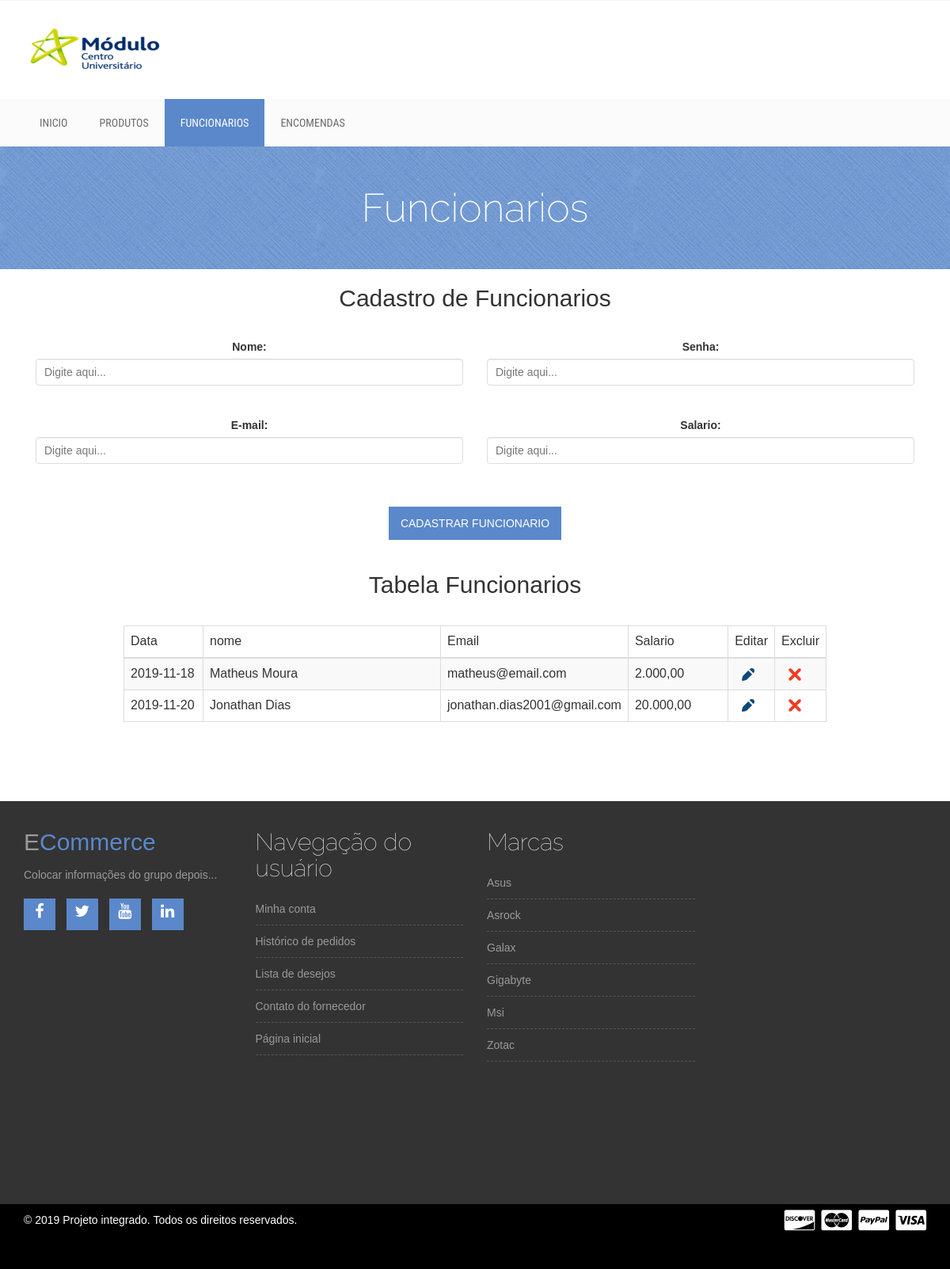
The page /site/admin2.php (signed in) on the database its author committed.
### tables this page shows
CREATE TABLE `funcionario` (
  `idFuncionario` int(11) NOT NULL,
  `nome` varchar(255) DEFAULT NULL,
  `salario` int(20) DEFAULT NULL,
  `email` varchar(150) DEFAULT NULL,
  `senha` varchar(45) DEFAULT NULL,
  `data_cadastro` date DEFAULT NULL
);

### site/classes/Funcoes.class.php (called while the page is built, shortened)
<?php
class Funcoes {
    public function tratarCaracter($vlr, $tipo){
	switch($tipo){
            case 2: $rst = utf8_encode($vlr); break;
        }
        return $rst;
    }
    public function base64($vlr, $tipo){
        switch($tipo){
            case 1: $rst = base64_encode($vlr); break;
        }
        return $rst;
    }
}
?>

### site/classes/Funcionario.class.php (called while the page is built, shortened)
<?php
include_once "Conexao.class.php";
include_once "Funcoes.class.php";
class Funcionario {
    private $con;
    public function __construct(){
        $this->con = new Conexao();
    }
    public function querySelect(){
        try{
            $cst = $this->con->conectar()->prepare("SELECT `idFuncionario`, `nome`, `salario`, `email`, `data_cadastro` FROM `funcionario`;");
            $cst->execute();
            return $cst->fetchAll();
        } catch (PDOException $ex) {
            return 'erro '.$ex->getMessage();
        }
    }
}
?>

### site/classes/Conexao.class.php (called while the page is built)
<?php
class Conexao{
    private $usuario;
    private $senha;
    private $banco;
    private $servidor;
    private static $pdo;
    public function __construct(){
        $this->servidor = "sql105.epizy.com";
        $this->banco = "epiz_26020624_site";
        $this->usuario = "epiz_26020624";
        $this->senha = "G09Jo3JwLrfOeC";
    }
    public function conectar(){
        try{
            if(is_null(self::$pdo)){
                self::$pdo = new PDO("mysql:host=".$this->servidor.";dbname=".$this->banco, $this->usuario, $this->senha);
            }
            return self::$pdo;
        } catch (PDOException $ex) {
			echo $ex->getMessage();
        }
    }
}
?>

### site/admin2.php (the view, shortened to what this page needs)
<?php
require_once 'classes/Funcionario.class.php';
require_once 'classes/Funcoes.class.php';
$objFcn = new Funcionario();
$objFcs = new Funcoes();
?>
<!DOCTYPE html>
<html lang="pt-br">
  <head>
    <link rel="stylesheet" href="css/bootstrap.min.css">
    <link rel="stylesheet" href="css/font-awesome.min.css">
    <link rel="stylesheet" href="css/owl.carousel.css">
    <link rel="stylesheet" href="style.css">
    <link rel="stylesheet" href="css/responsive.css">
  </head>
  <body>
    <div class="site-branding-area">
        <div class="container">
            <div class="row">
                <div class="col-sm-6">
                    <div class="logo">
                        <h1><a href="index.php"><img src="img/logo.png"></a></h1>
                    </div>
                </div>
			</div>
        </div>
    </div>
    <div class="mainmenu-area">
        <div class="container">
            <div class="row">
                <div class="navbar-collapse collapse">
                    <ul class="nav navbar-nav">
                        <li><a href="index.php">Inicio</a></li>
                        <li><a href="admin.php">Produtos</a></li>
                        <li class="active"><a href="admin2.php">Funcionarios</a></li>
						<li><a href="admin3.php">Encomendas</a></li>
                    </ul>
                </div>
            </div>
        </div>
    </div>
    <div class="product-big-title-area">
        <div class="container">
            <div class="row">
                <div class="col-md-12">
                    <div class="product-bit-title text-center">
                        <h2>Funcionarios</h2>
                    </div>
                </div>
            </div>
        </div>
    </div>
	<br>
		<div class="container" align="center">
	<H2>Cadastro de Funcionarios</h2><br/>
		<div class="col-md-6">
	<form name="formCad" action="" method="post">
			<label>Nome: </label><br>
			<input type="text" class="form-control" placeholder="Digite aqui..." name="nome" required="required" value="<?=$objFcs->tratarCaracter((isset($func['nome']))?($func['nome']):(''), 2)?>"><br><br>
			<label>E-mail: </label><br>
			<input type="text" class="form-control" placeholder="Digite aqui..." name="email" required="required" pattern="[a-z0-9._%+-]+@[a-z0-9.-]+\.[a-z]{2,4}$" value="<?=$objFcs->tratarCaracter((isset($func['email']))?($func['email']):(''), 2)?>"><br><br>
		</div>
		<div class="col-md-6">
			<?php if(isset($_GET['acao']) <> 'edit'){ ?>
			<label>Senha: </label><br>
			<input type="password" class="form-control" placeholder="Digite aqui..." name="senha" required="required"><br><br>
			<?php } ?>
			<label>Salario: </label><br>
			<input type="text" class="form-control" placeholder="Digite aqui..." name="salario" required="required"><br>
			<br>
		</div>
		<div class="col-md-12">
			<input type="submit" name="<?=(isset($_GET['acao']) == 'edit')?('btAlterar'):('btCadastrar')?>" value="<?=(isset($_GET['acao']) == 'edit')?('Alterar'):('Cadastrar Funcionario')?>">
		</div>
</div>
<br/>
	<br>
<div class="container" align="center">
	<div class="col-md-12">
	<H2>Tabela Funcionarios</h2><br/>
		<table id="example" class="table table-striped table-bordered" style="width:80%">
			<thead>
				<td>Data</td>
				<td width="300">nome</td>
				<td width="150">Email</td>
				<td>Salario</td>
				<td width="50">Editar</td>
				<td width="50">Excluir</td>
			</thead>
			<?php foreach($objFcn->querySelect() as $rst){
			$salario = number_format($rst['salario'], 2, ',', '.');
			?>
			<tr>
				<td width="100"><?=$rst['data_cadastro']?></td>
				<td width="200"><?=$objFcs->tratarCaracter($rst['nome'], 2)?></td>
				<td width="100"><?=$rst['email']?></td>
				<td ><?=$salario?></td>
				<td>&nbsp;&nbsp;<a href="?acao=edit&func=<?=$objFcs->base64($rst['idFuncionario'], 1)?>" title="Editar dados"><img src="img/ico-editar.png" width="16" height="16" alt="Editar"></a> </td>
				<td>&nbsp;&nbsp;<a href="?acao=delet&func=<?=$objFcs->base64($rst['idFuncionario'], 1)?>" title="Excluir esse dado"><img src="img/ico-excluir.png" width="16" height="16" alt="Excluir"></a></td>
			</tr>
			<?php } ?>
		</table>
	</div>
</div>
<br/><br/><br/>
		<br/>
    <div class="footer-top-area">
        <div class="container">
            <div class="row">
                <div class="col-md-3 col-sm-6">
                    <div class="footer-about-us">
                        <h2>E<span>Commerce</span></h2>
                        <p>Colocar informações do grupo depois...</p>
                        <div class="footer-social">
                            <a href="#" target="_blank"><i class="fa fa-facebook"></i></a>
                            <a href="#" target="_blank"><i class="fa fa-twitter"></i></a>
                            <a href="#" target="_blank"><i class="fa fa-youtube"></i></a>
                            <a href="#" target="_blank"><i class="fa fa-linkedin"></i></a>
                        </div>
                    </div>
                </div>
                <div class="col-md-3 col-sm-6">
                    <div class="footer-menu">
                        <h2 class="footer-wid-title">Navegação do usuário </h2>
                        <ul>
                            <li><a href="conta.html">Minha conta</a></li>
                            <li><a href="#">Histórico de pedidos</a></li>
                            <li><a href="#">Lista de desejos</a></li>
                            <li><a href="#">Contato do fornecedor</a></li>
                            <li><a href="index.html">Página inicial</a></li>
                        </ul>
                    </div>
                </div>
                <div class="col-md-3 col-sm-6">
                    <div class="footer-menu">
                        <h2 class="footer-wid-title">Marcas</h2>
                        <ul>
                            <li><a href="#">Asus</a></li>
                            <li><a href="#">Asrock</a></li>
                            <li><a href="#">Galax</a></li>
                            <li><a href="#">Gigabyte</a></li>
                            <li><a href="#">Msi</a></li>
                            <li><a href="#">Zotac</a></li>
                        </ul>
                    </div>
                </div>
            </div>
        </div>
    </div>
    <div class="footer-bottom-area">
        <div class="container">
            <div class="row">
                <div class="col-md-8">
                    <div class="copyright">
                       <p>&copy; 2019 Projeto integrado. Todos os direitos reservados. </p>
                    </div>
                </div>
                <div class="col-md-4">
                    <div class="footer-card-icon">
                        <i class="fa fa-cc-discover"></i>
                        <i class="fa fa-cc-mastercard"></i>
                        <i class="fa fa-cc-paypal"></i>
                        <i class="fa fa-cc-visa"></i>
                    </div>
                </div>
            </div>
        </div>
    </div>
  </body>
</html>

### site/style.css (style rules this page uses)
img { max-width: 100%; height: auto; }
h1, h2, h3, h4, h5, h6 { margin: 0 0 15px; }
body { font-family:Arial, Helvetica, sans-serif; }
.mainmenu-area { background: none repeat scroll 0 0 #fbfbfb; font-family: "Roboto Condensed",sans-serif; text-transform: uppercase; width: 100%; z-index: 999; }
.logo h1 { font-size: 40px; margin: 30px 0;font-weight: 400; }
.logo h1 a { color: #999; }
.mainmenu-area ul.navbar-nav li a { color: #6e6a6a; font-size: 14px; padding: 20px; }
.mainmenu-area ul.navbar-nav li:hover a, .mainmenu-area ul.navbar-nav li.active a { background: #5a88ca; color:#FFF; }
.footer-top-area { background: none repeat scroll 0 0 #333; color: #999; padding: 35px 0 180px; }
.footer-bottom-area { background: #000;color: #fff }
.footer-about-us span { color: #5a88ca; }
.footer-wid-title { font-family: raleway; font-size: 30px; font-weight: 100;color: #fff }
.footer-about-us h2 { font-weight: 200; }
.footer-menu ul { list-style: outside none none; margin: 0; padding: 0; }
.footer-menu ul li { border-bottom: 1px dashed #555; padding: 5px 0; }
.footer-menu a { display: block; padding: 5px 0;color: #999 }
.footer-social a { background: none repeat scroll 0 0 #5a88ca; color: #fff; display: inline-block; font-size: 20px; height: 40px; margin-bottom: 10px; margin-right: 10px; padding-top: 5px; text-align: center; width: 40px;border: 1px solid #5a88ca; }
.footer-social { margin-top: 20px }
a { color: #5a88ca }
.footer-bottom-area { background: none repeat scroll 0 0 #000; color: #fff; padding-bottom: 40px; }
.footer-card-icon { font-size: 30px; text-align: right; }
.copyright > p { margin: 10px 0 0; }
.product-big-title-area { background: url(img/crossword.png) repeat scroll 0 0 #5a88ca }
.product-bit-title h2 { font-family: raleway; font-size: 50px; font-weight: 200; margin: 0; padding: 50px 0;color: #fff; }
input[type="text"], input[type="password"], input[type="email"], textarea { border: 1px solid #ddd; padding: 10px; }
input[type="submit"], button[type=submit] { background: none repeat scroll 0 0 #5a88ca; border: medium none; color: #fff; padding: 11px 20px; text-transform: uppercase; }

### site/css/responsive.css (style rules this page uses)
@media only screen and (min-width: 992px) and (max-width: 1280px) { input[type="submit"], button[type="submit"] { padding: 11px 15px; } }

### rows shown on the page
funcionario: data_cadastro "2019-11-18", nome "Matheus Moura", email "matheus@email.com", salario "2.000,00"
funcionario: data_cadastro "2019-11-20", nome "Jonathan Dias", email "jonathan.dias2001@gmail.com", salario "20.000,00"
